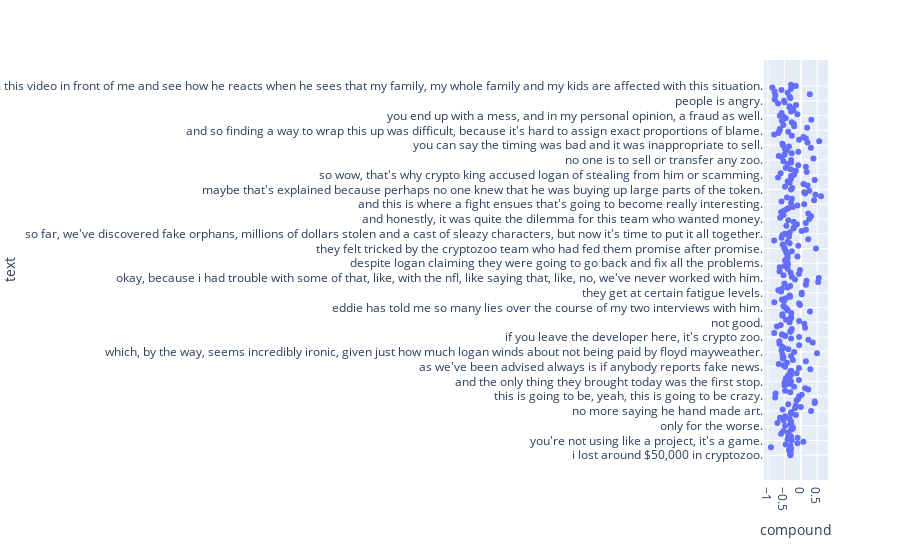

Notebook code cell kept with this figure:
### Code cell
import plotly.express as px
import seaborn as sns
px.scatter(senti_df[senti_df["neg"]!=0], x='compound', y='text')

### Figure 1 — Plotly figure (JSON) as saved in the notebook; plotly's stock layout.template omitted (floating-point values rounded to 4 significant figures; data arrays with more than 128 entries replaced by an {"elided": "..."} marker saying what was removed)
{"data": [{"hovertemplate": "compound=%{x}<br>text=%{y}<extra></extra>", "legendgroup": "", "marker": {"color": "#636efa", "symbol": "circle"}, "mode": "markers", "name": "", "orientation": "h", "showlegend": false, "type": "scatter", "x": {"elided": "282 float values"}, "xaxis": "x", "y": {"elided": "282 str values"}, "yaxis": "y"}], "layout": {"legend": {"tracegroupgap": 0}, "margin": {"t": 60}, "xaxis": {"anchor": "y", "domain": [0, 1], "title": {"text": "compound"}}, "yaxis": {"anchor": "x", "domain": [0, 1], "title": {"text": "text"}}}}
